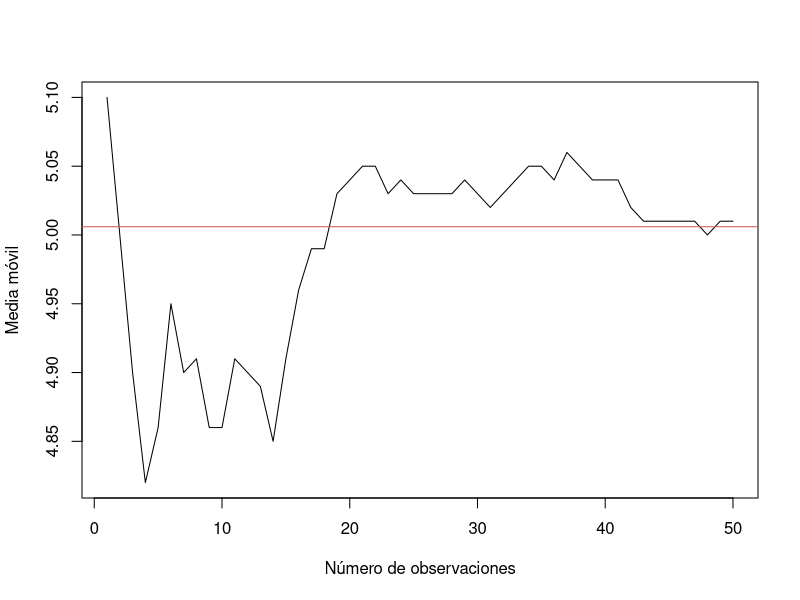

This figure's R source:
#Maya Tovar
#Semana 5
#04/09/2025

#Media movil para determinar el n ideal con respecto a la poblacion

data ("iris")
head(iris)

setosa <- subset(iris, Species == "setosa")

#Sumatoria acumulativa de la variable longitud
acum <- cumsum(setosa$Sepal.Length)
acum # sumatoria acumulada 
cont <- seq(1: length(setosa$Sepal.Length))
cont

#Crear un data frame con los datos creados

set_mov <- data.frame(cont, acum)
set_mov$movil <- round(acum/cont,2)

plot(cont, set_mov$movil, type = "l", 
     xlab = "Número de observaciones",
     ylab = "Media móvil")
abline(h=mean(setosa$Sepal.Length),
       col = "indianred")
